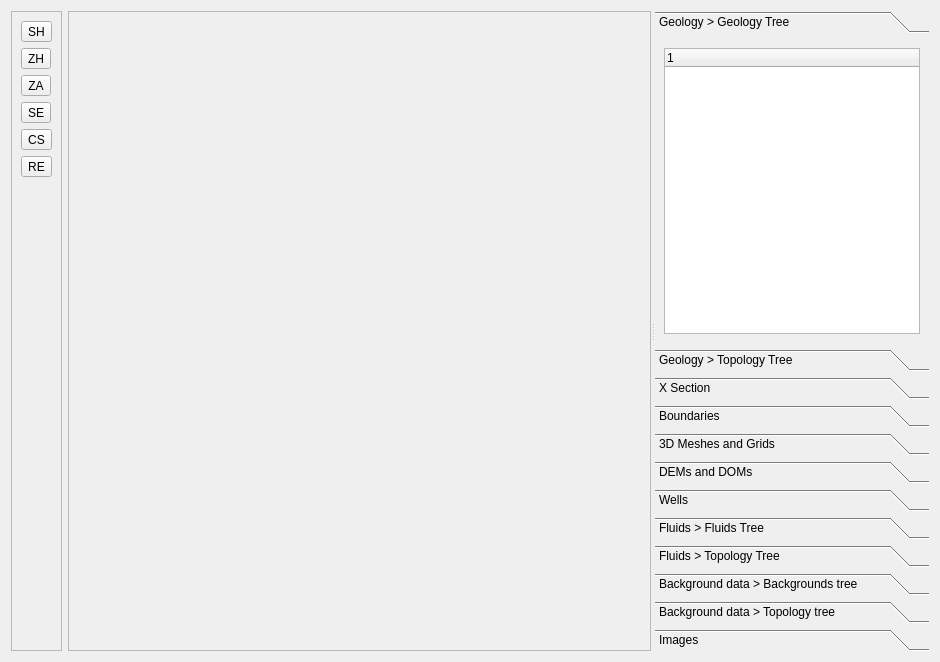
<?xml version="1.0" encoding="UTF-8"?>
<ui version="4.0">
 <class>Base_View</class>
 <widget class="QWidget" name="Base_View">
  <property name="geometry">
   <rect>
    <x>0</x>
    <y>0</y>
    <width>940</width>
    <height>662</height>
   </rect>
  </property>
  <property name="windowTitle">
   <string>Form</string>
  </property>
  <layout class="QHBoxLayout" name="horizontalLayout_2">
   <item>
    <widget class="QFrame" name="ToolButtonsFrame">
     <property name="sizePolicy">
      <sizepolicy hsizetype="Minimum" vsizetype="Expanding">
       <horstretch>0</horstretch>
       <verstretch>0</verstretch>
      </sizepolicy>
     </property>
     <property name="frameShape">
      <enum>QFrame::StyledPanel</enum>
     </property>
     <property name="frameShadow">
      <enum>QFrame::Plain</enum>
     </property>
     <layout class="QVBoxLayout" name="verticalLayout_2">
      <item>
       <widget class="QToolButton" name="SaveHomeButton">
        <property name="toolTip">
         <string>Save home view</string>
        </property>
        <property name="text">
         <string>SH</string>
        </property>
        <property name="autoRaise">
         <bool>false</bool>
        </property>
        <property name="arrowType">
         <enum>Qt::NoArrow</enum>
        </property>
       </widget>
      </item>
      <item>
       <widget class="QToolButton" name="ZoomHomeButton">
        <property name="toolTip">
         <string>Zoom to home view</string>
        </property>
        <property name="text">
         <string>ZH</string>
        </property>
        <property name="autoRaise">
         <bool>false</bool>
        </property>
        <property name="arrowType">
         <enum>Qt::NoArrow</enum>
        </property>
       </widget>
      </item>
      <item>
       <widget class="QToolButton" name="ZoomActiveButton">
        <property name="toolTip">
         <string>Zoom to home view</string>
        </property>
        <property name="text">
         <string>ZA</string>
        </property>
        <property name="autoRaise">
         <bool>false</bool>
        </property>
        <property name="arrowType">
         <enum>Qt::NoArrow</enum>
        </property>
       </widget>
      </item>
      <item>
       <widget class="QToolButton" name="SelectEntityButton">
        <property name="toolTip">
         <string>Zoom to home view</string>
        </property>
        <property name="text">
         <string>SE</string>
        </property>
        <property name="autoRaise">
         <bool>false</bool>
        </property>
        <property name="arrowType">
         <enum>Qt::NoArrow</enum>
        </property>
       </widget>
      </item>
      <item>
       <widget class="QToolButton" name="ClearSelectionButton">
        <property name="toolTip">
         <string>Zoom to home view</string>
        </property>
        <property name="text">
         <string>CS</string>
        </property>
        <property name="autoRaise">
         <bool>false</bool>
        </property>
        <property name="arrowType">
         <enum>Qt::NoArrow</enum>
        </property>
       </widget>
      </item>
      <item>
       <widget class="QToolButton" name="RemoveEntityButton">
        <property name="sizePolicy">
         <sizepolicy hsizetype="Fixed" vsizetype="Fixed">
          <horstretch>0</horstretch>
          <verstretch>0</verstretch>
         </sizepolicy>
        </property>
        <property name="toolTip">
         <string>Zoom to home view</string>
        </property>
        <property name="text">
         <string>RE</string>
        </property>
        <property name="autoRaise">
         <bool>false</bool>
        </property>
        <property name="arrowType">
         <enum>Qt::NoArrow</enum>
        </property>
       </widget>
      </item>
      <item>
       <spacer name="verticalSpacer">
        <property name="orientation">
         <enum>Qt::Vertical</enum>
        </property>
        <property name="sizeHint" stdset="0">
         <size>
          <width>20</width>
          <height>453</height>
         </size>
        </property>
       </spacer>
      </item>
     </layout>
    </widget>
   </item>
   <item>
    <widget class="QSplitter" name="splitter">
     <property name="orientation">
      <enum>Qt::Horizontal</enum>
     </property>
     <widget class="QFrame" name="ViewFrame">
      <property name="enabled">
       <bool>true</bool>
      </property>
      <property name="sizePolicy">
       <sizepolicy hsizetype="Expanding" vsizetype="Expanding">
        <horstretch>1</horstretch>
        <verstretch>0</verstretch>
       </sizepolicy>
      </property>
      <property name="minimumSize">
       <size>
        <width>0</width>
        <height>0</height>
       </size>
      </property>
      <property name="baseSize">
       <size>
        <width>0</width>
        <height>0</height>
       </size>
      </property>
      <property name="frameShape">
       <enum>QFrame::StyledPanel</enum>
      </property>
      <property name="frameShadow">
       <enum>QFrame::Plain</enum>
      </property>
      <property name="lineWidth">
       <number>0</number>
      </property>
      <layout class="QHBoxLayout" name="horizontalLayout">
       <item>
        <layout class="QVBoxLayout" name="ViewFrameLayout">
         <property name="spacing">
          <number>8</number>
         </property>
         <property name="sizeConstraint">
          <enum>QLayout::SetDefaultConstraint</enum>
         </property>
         <property name="leftMargin">
          <number>4</number>
         </property>
         <property name="topMargin">
          <number>4</number>
         </property>
         <property name="rightMargin">
          <number>4</number>
         </property>
         <property name="bottomMargin">
          <number>4</number>
         </property>
        </layout>
       </item>
      </layout>
     </widget>
     <widget class="QToolBox" name="toolBox">
      <property name="sizePolicy">
       <sizepolicy hsizetype="Expanding" vsizetype="Expanding">
        <horstretch>0</horstretch>
        <verstretch>0</verstretch>
       </sizepolicy>
      </property>
      <property name="minimumSize">
       <size>
        <width>0</width>
        <height>0</height>
       </size>
      </property>
      <property name="baseSize">
       <size>
        <width>0</width>
        <height>0</height>
       </size>
      </property>
      <property name="frameShadow">
       <enum>QFrame::Raised</enum>
      </property>
      <property name="currentIndex">
       <number>0</number>
      </property>
      <widget class="QWidget" name="GeologyTreePage">
       <property name="geometry">
        <rect>
         <x>0</x>
         <y>0</y>
         <width>274</width>
         <height>308</height>
        </rect>
       </property>
       <property name="sizePolicy">
        <sizepolicy hsizetype="Expanding" vsizetype="Expanding">
         <horstretch>1</horstretch>
         <verstretch>1</verstretch>
        </sizepolicy>
       </property>
       <property name="minimumSize">
        <size>
         <width>0</width>
         <height>0</height>
        </size>
       </property>
       <property name="baseSize">
        <size>
         <width>0</width>
         <height>0</height>
        </size>
       </property>
       <attribute name="label">
        <string>Geology &gt; Geology Tree</string>
       </attribute>
       <layout class="QVBoxLayout" name="verticalLayout_7">
        <item>
         <widget class="QTreeWidget" name="GeologyTreeWidget">
          <property name="sizePolicy">
           <sizepolicy hsizetype="Expanding" vsizetype="Expanding">
            <horstretch>1</horstretch>
            <verstretch>1</verstretch>
           </sizepolicy>
          </property>
          <property name="minimumSize">
           <size>
            <width>0</width>
            <height>0</height>
           </size>
          </property>
          <property name="maximumSize">
           <size>
            <width>16777215</width>
            <height>16777215</height>
           </size>
          </property>
          <property name="baseSize">
           <size>
            <width>0</width>
            <height>0</height>
           </size>
          </property>
          <column>
           <property name="text">
            <string notr="true">1</string>
           </property>
          </column>
         </widget>
        </item>
       </layout>
      </widget>
      <widget class="QWidget" name="TopologyTreePage">
       <property name="geometry">
        <rect>
         <x>0</x>
         <y>0</y>
         <width>98</width>
         <height>89</height>
        </rect>
       </property>
       <property name="sizePolicy">
        <sizepolicy hsizetype="Expanding" vsizetype="Expanding">
         <horstretch>1</horstretch>
         <verstretch>1</verstretch>
        </sizepolicy>
       </property>
       <property name="minimumSize">
        <size>
         <width>0</width>
         <height>0</height>
        </size>
       </property>
       <property name="baseSize">
        <size>
         <width>0</width>
         <height>0</height>
        </size>
       </property>
       <attribute name="label">
        <string>Geology &gt; Topology Tree</string>
       </attribute>
       <layout class="QVBoxLayout" name="verticalLayout_6">
        <item>
         <widget class="QTreeWidget" name="TopologyTreeWidget">
          <property name="sizePolicy">
           <sizepolicy hsizetype="Expanding" vsizetype="Expanding">
            <horstretch>1</horstretch>
            <verstretch>1</verstretch>
           </sizepolicy>
          </property>
          <property name="minimumSize">
           <size>
            <width>0</width>
            <height>0</height>
           </size>
          </property>
          <property name="baseSize">
           <size>
            <width>0</width>
            <height>0</height>
           </size>
          </property>
          <column>
           <property name="text">
            <string notr="true">1</string>
           </property>
          </column>
         </widget>
        </item>
       </layout>
      </widget>
      <widget class="QWidget" name="XSectionListPage">
       <property name="geometry">
        <rect>
         <x>0</x>
         <y>0</y>
         <width>98</width>
         <height>89</height>
        </rect>
       </property>
       <property name="sizePolicy">
        <sizepolicy hsizetype="Expanding" vsizetype="Expanding">
         <horstretch>1</horstretch>
         <verstretch>1</verstretch>
        </sizepolicy>
       </property>
       <property name="minimumSize">
        <size>
         <width>0</width>
         <height>0</height>
        </size>
       </property>
       <property name="baseSize">
        <size>
         <width>0</width>
         <height>0</height>
        </size>
       </property>
       <attribute name="label">
        <string>X Section</string>
       </attribute>
       <layout class="QVBoxLayout" name="verticalLayout_5">
        <item>
         <widget class="QTreeWidget" name="XSectionTreeWidget">
          <property name="sizePolicy">
           <sizepolicy hsizetype="Expanding" vsizetype="Expanding">
            <horstretch>1</horstretch>
            <verstretch>1</verstretch>
           </sizepolicy>
          </property>
          <property name="minimumSize">
           <size>
            <width>0</width>
            <height>0</height>
           </size>
          </property>
          <property name="baseSize">
           <size>
            <width>0</width>
            <height>0</height>
           </size>
          </property>
          <property name="tabKeyNavigation">
           <bool>true</bool>
          </property>
          <property name="dragDropOverwriteMode">
           <bool>true</bool>
          </property>
          <property name="selectionMode">
           <enum>QAbstractItemView::ExtendedSelection</enum>
          </property>
          <property name="horizontalScrollMode">
           <enum>QAbstractItemView::ScrollPerItem</enum>
          </property>
          <property name="autoExpandDelay">
           <number>-1</number>
          </property>
          <column>
           <property name="text">
            <string notr="true">1</string>
           </property>
          </column>
         </widget>
        </item>
       </layout>
      </widget>
      <widget class="QWidget" name="BoundariesPage">
       <property name="geometry">
        <rect>
         <x>0</x>
         <y>0</y>
         <width>98</width>
         <height>89</height>
        </rect>
       </property>
       <property name="sizePolicy">
        <sizepolicy hsizetype="Expanding" vsizetype="Expanding">
         <horstretch>0</horstretch>
         <verstretch>0</verstretch>
        </sizepolicy>
       </property>
       <attribute name="label">
        <string>Boundaries</string>
       </attribute>
       <layout class="QVBoxLayout" name="verticalLayout_8">
        <item>
         <widget class="QTableWidget" name="BoundariesTableWidget">
          <property name="sizePolicy">
           <sizepolicy hsizetype="Expanding" vsizetype="Expanding">
            <horstretch>1</horstretch>
            <verstretch>1</verstretch>
           </sizepolicy>
          </property>
          <property name="minimumSize">
           <size>
            <width>0</width>
            <height>0</height>
           </size>
          </property>
          <property name="baseSize">
           <size>
            <width>0</width>
            <height>0</height>
           </size>
          </property>
         </widget>
        </item>
       </layout>
      </widget>
      <widget class="QWidget" name="Mesh3DPage">
       <property name="geometry">
        <rect>
         <x>0</x>
         <y>0</y>
         <width>98</width>
         <height>89</height>
        </rect>
       </property>
       <property name="sizePolicy">
        <sizepolicy hsizetype="Expanding" vsizetype="Expanding">
         <horstretch>1</horstretch>
         <verstretch>1</verstretch>
        </sizepolicy>
       </property>
       <property name="minimumSize">
        <size>
         <width>0</width>
         <height>0</height>
        </size>
       </property>
       <property name="baseSize">
        <size>
         <width>0</width>
         <height>0</height>
        </size>
       </property>
       <attribute name="label">
        <string>3D Meshes and Grids</string>
       </attribute>
       <layout class="QVBoxLayout" name="verticalLayout_4">
        <item>
         <widget class="QTableWidget" name="Mesh3DTableWidget">
          <property name="sizePolicy">
           <sizepolicy hsizetype="Expanding" vsizetype="Expanding">
            <horstretch>1</horstretch>
            <verstretch>1</verstretch>
           </sizepolicy>
          </property>
          <property name="minimumSize">
           <size>
            <width>0</width>
            <height>0</height>
           </size>
          </property>
          <property name="baseSize">
           <size>
            <width>0</width>
            <height>0</height>
           </size>
          </property>
         </widget>
        </item>
       </layout>
      </widget>
      <widget class="QWidget" name="DOMsPage">
       <property name="geometry">
        <rect>
         <x>0</x>
         <y>0</y>
         <width>98</width>
         <height>89</height>
        </rect>
       </property>
       <property name="sizePolicy">
        <sizepolicy hsizetype="Expanding" vsizetype="Expanding">
         <horstretch>1</horstretch>
         <verstretch>1</verstretch>
        </sizepolicy>
       </property>
       <property name="minimumSize">
        <size>
         <width>0</width>
         <height>0</height>
        </size>
       </property>
       <property name="baseSize">
        <size>
         <width>0</width>
         <height>0</height>
        </size>
       </property>
       <attribute name="label">
        <string>DEMs and DOMs</string>
       </attribute>
       <layout class="QVBoxLayout" name="verticalLayout_3">
        <item>
         <widget class="QTableWidget" name="DOMsTableWidget">
          <property name="sizePolicy">
           <sizepolicy hsizetype="Expanding" vsizetype="Expanding">
            <horstretch>1</horstretch>
            <verstretch>1</verstretch>
           </sizepolicy>
          </property>
          <property name="minimumSize">
           <size>
            <width>0</width>
            <height>0</height>
           </size>
          </property>
          <property name="baseSize">
           <size>
            <width>0</width>
            <height>0</height>
           </size>
          </property>
         </widget>
        </item>
       </layout>
      </widget>
      <widget class="QWidget" name="WellsPage">
       <property name="geometry">
        <rect>
         <x>0</x>
         <y>0</y>
         <width>98</width>
         <height>89</height>
        </rect>
       </property>
       <attribute name="label">
        <string>Wells</string>
       </attribute>
       <layout class="QVBoxLayout" name="verticalLayout_9">
        <item>
         <widget class="QTreeWidget" name="WellsTreeWidget">
          <column>
           <property name="text">
            <string notr="true">1</string>
           </property>
          </column>
         </widget>
        </item>
       </layout>
      </widget>
      <widget class="QWidget" name="FluidsTreePage">
       <property name="geometry">
        <rect>
         <x>0</x>
         <y>0</y>
         <width>98</width>
         <height>89</height>
        </rect>
       </property>
       <attribute name="label">
        <string>Fluids &gt; Fluids Tree</string>
       </attribute>
       <layout class="QVBoxLayout" name="verticalLayout_10">
        <item>
         <widget class="QTreeWidget" name="FluidsTreeWidget">
          <column>
           <property name="text">
            <string notr="true">1</string>
           </property>
          </column>
         </widget>
        </item>
       </layout>
      </widget>
      <widget class="QWidget" name="FluidsTopologyTree">
       <property name="geometry">
        <rect>
         <x>0</x>
         <y>0</y>
         <width>98</width>
         <height>89</height>
        </rect>
       </property>
       <attribute name="label">
        <string>Fluids &gt; Topology Tree</string>
       </attribute>
       <layout class="QVBoxLayout" name="verticalLayout_11">
        <item>
         <widget class="QTreeWidget" name="FluidsTopologyTreeWidget">
          <column>
           <property name="text">
            <string notr="true">1</string>
           </property>
          </column>
         </widget>
        </item>
       </layout>
      </widget>
      <widget class="QWidget" name="BackgroundsTreePage">
       <property name="geometry">
        <rect>
         <x>0</x>
         <y>0</y>
         <width>98</width>
         <height>89</height>
        </rect>
       </property>
       <attribute name="label">
        <string>Background data &gt; Backgrounds tree</string>
       </attribute>
       <layout class="QVBoxLayout" name="verticalLayout_12">
        <item>
         <widget class="QTreeWidget" name="BackgroundsTreeWidget">
          <column>
           <property name="text">
            <string notr="true">1</string>
           </property>
          </column>
         </widget>
        </item>
       </layout>
      </widget>
      <widget class="QWidget" name="BackgroundsTopologyTree">
       <property name="geometry">
        <rect>
         <x>0</x>
         <y>0</y>
         <width>98</width>
         <height>89</height>
        </rect>
       </property>
       <attribute name="label">
        <string>Background data &gt; Topology tree</string>
       </attribute>
       <layout class="QVBoxLayout" name="verticalLayout_13">
        <item>
         <widget class="QTreeWidget" name="BackgroundsTopologyTreeWidget">
          <column>
           <property name="text">
            <string notr="true">1</string>
           </property>
          </column>
         </widget>
        </item>
       </layout>
      </widget>
      <widget class="QWidget" name="ImagesPage">
       <property name="geometry">
        <rect>
         <x>0</x>
         <y>0</y>
         <width>98</width>
         <height>89</height>
        </rect>
       </property>
       <property name="sizePolicy">
        <sizepolicy hsizetype="Expanding" vsizetype="Expanding">
         <horstretch>1</horstretch>
         <verstretch>1</verstretch>
        </sizepolicy>
       </property>
       <property name="minimumSize">
        <size>
         <width>0</width>
         <height>0</height>
        </size>
       </property>
       <property name="baseSize">
        <size>
         <width>0</width>
         <height>0</height>
        </size>
       </property>
       <attribute name="label">
        <string>Images</string>
       </attribute>
       <layout class="QVBoxLayout" name="verticalLayout">
        <item>
         <widget class="QTableWidget" name="ImagesTableWidget">
          <property name="sizePolicy">
           <sizepolicy hsizetype="Expanding" vsizetype="Expanding">
            <horstretch>1</horstretch>
            <verstretch>1</verstretch>
           </sizepolicy>
          </property>
          <property name="minimumSize">
           <size>
            <width>0</width>
            <height>0</height>
           </size>
          </property>
          <property name="baseSize">
           <size>
            <width>0</width>
            <height>0</height>
           </size>
          </property>
         </widget>
        </item>
       </layout>
      </widget>
     </widget>
    </widget>
   </item>
  </layout>
 </widget>
 <resources/>
 <connections/>
</ui>
